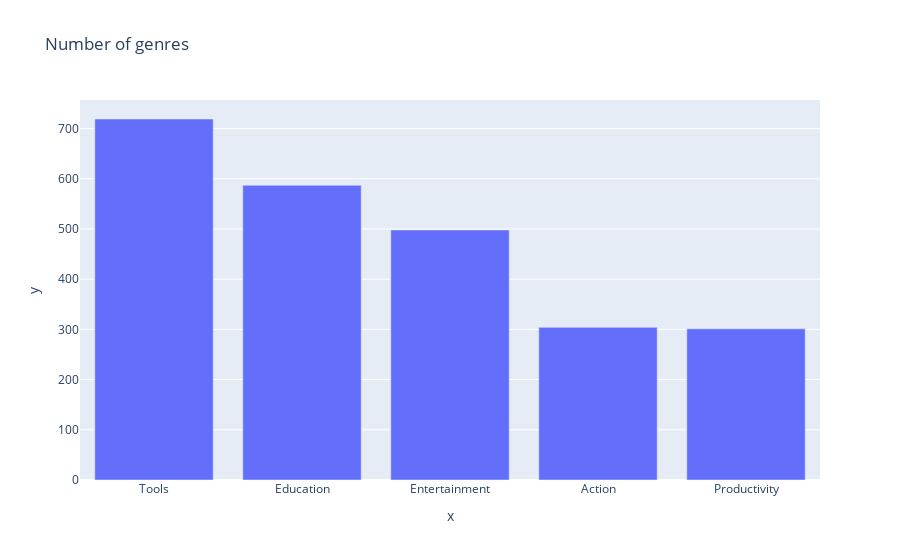

The notebook cell saved with this chart:
### Code cell
bar = px.bar(x = num_genres.index[:5],
            y = num_genres.values[:5],
            title= "Number of genres")
bar.show()

### Figure 1 — Plotly figure (JSON) as saved in the notebook; plotly's stock layout.template omitted (floating-point values rounded to 4 significant figures)
{"data": [{"alignmentgroup": "True", "hovertemplate": "x=%{x}<br>y=%{y}<extra></extra>", "legendgroup": "", "marker": {"color": "#636efa", "pattern": {"shape": ""}}, "name": "", "offsetgroup": "", "orientation": "v", "showlegend": false, "textposition": "auto", "type": "bar", "x": ["Tools", "Education", "Entertainment", "Action", "Productivity"], "xaxis": "x", "y": [719, 587, 498, 304, 301], "yaxis": "y"}], "layout": {"barmode": "relative", "legend": {"tracegroupgap": 0}, "title": {"text": "Number of genres"}, "xaxis": {"anchor": "y", "domain": [0, 1], "title": {"text": "x"}}, "yaxis": {"anchor": "x", "domain": [0, 1], "title": {"text": "y"}}}}
